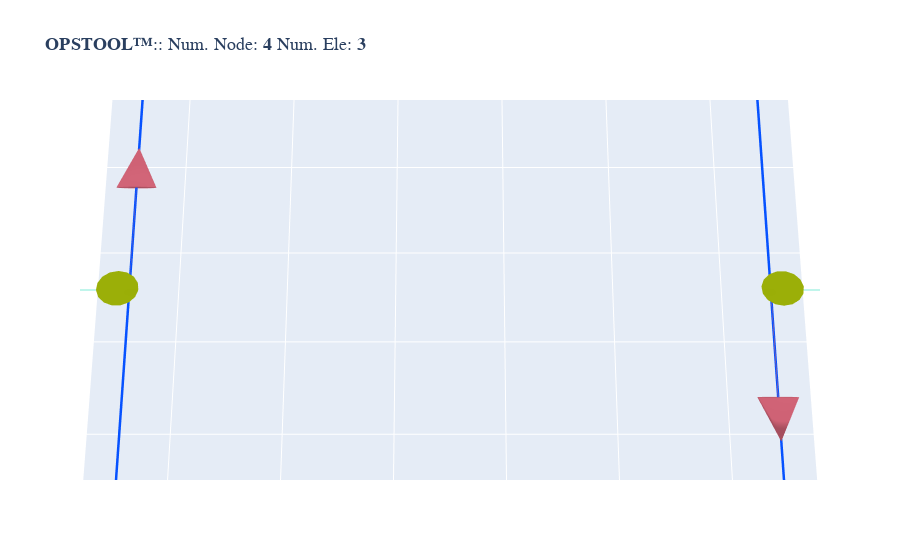

The code cell stored with this chart in its notebook:
### Code cell
opst.vis.plotly.plot_model(show_local_axes=True)

### Figure 1 — Plotly figure (JSON) as saved in the notebook; plotly's stock layout.template omitted (floating-point values rounded to 4 significant figures)
{"data": [{"connectgaps": false, "hoverinfo": "skip", "line": {"color": "#0652ff", "width": 5}, "mode": "lines", "name": "ElasticBeam2d", "type": "scatter3d", "x": [0.0, 0.0, NaN, 0.0, 1.0, NaN, 1.0, 1.0, NaN], "y": [0.0, 1.0, NaN, 1.0, 1.0, NaN, 1.0, 0.0, NaN], "z": [0.0, 0.0, NaN, 0.0, 0.0, NaN, 0.0, 0.0, NaN]}, {"customdata": ["eleTag: 1<br>connectedNodes:<br> [1 2]", "eleTag: 2<br>connectedNodes:<br> [2 3]", "eleTag: 3<br>connectedNodes:<br> [3 4]"], "hovertemplate": "%{customdata}", "marker": {"color": "#0652ff", "size": 3, "symbol": "diamond-open"}, "mode": "markers", "name": "ElasticBeam2d", "type": "scatter3d", "x": [0.0, 0.5, 1.0], "y": [0.5, 1.0, 0.5], "z": [0.0, 0.0, 0.0]}, {"customdata": ["1", "2", "3", "4"], "hovertemplate": "x: %{x}<br>y: %{y}<br>z: %{z} <br>nodeTag: %{customdata}", "marker": {"color": "#580f41", "size": 3, "symbol": "circle"}, "mode": "markers", "name": "Nodes", "type": "scatter3d", "x": [0.0, 0.0, 1.0, 1.0], "y": [0.0, 1.0, 1.0, 0.0], "z": [0.0, 0.0, 0.0, 0.0]}, {"connectgaps": false, "hovertemplate": "<b>%{text}</b>", "line": {"color": "#cf6275", "width": 1}, "mode": "lines", "name": "Local Axis", "text": ["x", "x", "x", "x", "x", "x", "x", "x", "x"], "type": "scatter3d", "x": [0.0, 0.0, NaN, 0.5, 0.7, NaN, 1.0, 1.0, NaN], "y": [0.5, 0.7, NaN, 1.0, 1.0, NaN, 0.5, 0.3, NaN], "z": [0.0, 0.0, NaN, 0.0, 0.0, NaN, 0.0, 0.0, NaN]}, {"color": "#cf6275", "hovertemplate": "<b>%{text}", "i": [0, 0, 1, 1, 2, 2, 3, 3, 4, 4, 5, 5, 6, 6, 7, 7, 8, 8, 9, 9, 10, 10, 11, 11, 12, 12, 13, 13, 14, 14, 15, 15, 18, 18, 19, 19, 20, 20, 21, 21, 22, 22, 23, 23, 24, 24, 25, 25, 26, 26, 27, 27, 28, 28, 29, 29, 30, 30, 31, 31, 32, 32, 33, 33, 36, 36, 37, 37, 38, 38, 39, 39, 40, 40, 41, 41, 42, 42, 43, 43, 44, 44, 45, 45, 46, 46, 47, 47, 48, 48, 49, 49, 50, 50, 51, 51], "j": [1, 1, 2, 2, 3, 3, 4, 4, 5, 5, 6, 6, 7, 7, 8, 8, 9, 9, 10, 10, 11, 11, 12, 12, 13, 13, 14, 14, 15, 15, 0, 0, 19, 19, 20, 20, 21, 21, 22, 22, 23, 23, 24, 24, 25, 25, 26, 26, 27, 27, 28, 28, 29, 29, 30, 30, 31, 31, 32, 32, 33, 33, 18, 18, 37, 37, 38, 38, 39, 39, 40, 40, 41, 41, 42, 42, 43, 43, 44, 44, 45, 45, 46, 46, 47, 47, 48, 48, 49, 49, 50, 50, 51, 51, 36, 36], "k": [16, 17, 16, 17, 16, 17, 16, 17, 16, 17, 16, 17, 16, 17, 16, 17, 16, 17, 16, 17, 16, 17, 16, 17, 16, 17, 16, 17, 16, 17, 16, 17, 34, 35, 34, 35, 34, 35, 34, 35, 34, 35, 34, 35, 34, 35, 34, 35, 34, 35, 34, 35, 34, 35, 34, 35, 34, 35, 34, 35, 34, 35, 34, 35, 52, 53, 52, 53, 52, 53, 52, 53, 52, 53, 52, 53, 52, 53, 52, 53, 52, 53, 52, 53, 52, 53, 52, 53, 52, 53, 52, 53, 52, 53, 52, 53], "name": "Local Axis", "text": ["x", "x", "x", "x", "x", "x", "x", "x", "x", "x", "x", "x", "x", "x", "x", "x", "x", "x", "x", "x", "x", "x", "x", "x", "x", "x", "x", "x", "x", "x", "x", "x", "x", "x", "x", "x", "x", "x", "x", "x", "x", "x", "x", "x", "x", "x", "x", "x", "x", "x", "x", "x", "x", "x"], "type": "mesh3d", "x": [-0.032, -0.02923, -0.02141, -0.009889, 0.003345, 0.016, 0.02589, 0.0313, 0.0313, 0.02589, 0.016, 0.003345, -0.009889, -0.02141, -0.02923, -0.032, 0.0, 0.0, 0.7, 0.7, 0.7, 0.7, 0.7, 0.7, 0.7, 0.7, 0.7, 0.7, 0.7, 0.7, 0.7, 0.7, 0.7, 0.7, 0.7, 0.78, 1.032, 1.029, 1.021, 1.01, 0.9967, 0.984, 0.9741, 0.9687, 0.9687, 0.9741, 0.984, 0.9967, 1.01, 1.021, 1.029, 1.032, 1.0, 1.0], "y": [0.7, 0.7, 0.7, 0.7, 0.7, 0.7, 0.7, 0.7, 0.7, 0.7, 0.7, 0.7, 0.7, 0.7, 0.7, 0.7, 0.7, 0.78, 1.032, 1.029, 1.021, 1.01, 0.9967, 0.984, 0.9741, 0.9687, 0.9687, 0.9741, 0.984, 0.9967, 1.01, 1.021, 1.029, 1.032, 1.0, 1.0, 0.3, 0.3, 0.3, 0.3, 0.3, 0.3, 0.3, 0.3, 0.3, 0.3, 0.3, 0.3, 0.3, 0.3, 0.3, 0.3, 0.3, 0.22], "z": [0.0, 0.01302, 0.02378, 0.03043, 0.03182, 0.02771, 0.01881, 0.006653, -0.006653, -0.01881, -0.02771, -0.03182, -0.03043, -0.02378, -0.01302, -7.838e-18, 0.0, 0.0, 0.0, 0.01302, 0.02378, 0.03043, 0.03182, 0.02771, 0.01881, 0.006653, -0.006653, -0.01881, -0.02771, -0.03182, -0.03043, -0.02378, -0.01302, -7.838e-18, 0.0, 0.0, 0.0, 0.01302, 0.02378, 0.03043, 0.03182, 0.02771, 0.01881, 0.006653, -0.006653, -0.01881, -0.02771, -0.03182, -0.03043, -0.02378, -0.01302, -7.838e-18, 0.0, 0.0]}, {"connectgaps": false, "hovertemplate": "<b>%{text}</b>", "line": {"color": "#04d8b2", "width": 1}, "mode": "lines", "name": "Local Axis", "text": ["y", "y", "y", "y", "y", "y", "y", "y", "y"], "type": "scatter3d", "x": [0.0, -0.2, NaN, 0.5, 0.5, NaN, 1.0, 1.2, NaN], "y": [0.5, 0.5, NaN, 1.0, 1.2, NaN, 0.5, 0.5, NaN], "z": [0.0, 0.0, NaN, 0.0, 0.0, NaN, 0.0, 0.0, NaN]}, {"color": "#04d8b2", "hovertemplate": "<b>%{text}", "i": [0, 0, 1, 1, 2, 2, 3, 3, 4, 4, 5, 5, 6, 6, 7, 7, 8, 8, 9, 9, 10, 10, 11, 11, 12, 12, 13, 13, 14, 14, 15, 15, 18, 18, 19, 19, 20, 20, 21, 21, 22, 22, 23, 23, 24, 24, 25, 25, 26, 26, 27, 27, 28, 28, 29, 29, 30, 30, 31, 31, 32, 32, 33, 33, 36, 36, 37, 37, 38, 38, 39, 39, 40, 40, 41, 41, 42, 42, 43, 43, 44, 44, 45, 45, 46, 46, 47, 47, 48, 48, 49, 49, 50, 50, 51, 51], "j": [1, 1, 2, 2, 3, 3, 4, 4, 5, 5, 6, 6, 7, 7, 8, 8, 9, 9, 10, 10, 11, 11, 12, 12, 13, 13, 14, 14, 15, 15, 0, 0, 19, 19, 20, 20, 21, 21, 22, 22, 23, 23, 24, 24, 25, 25, 26, 26, 27, 27, 28, 28, 29, 29, 30, 30, 31, 31, 32, 32, 33, 33, 18, 18, 37, 37, 38, 38, 39, 39, 40, 40, 41, 41, 42, 42, 43, 43, 44, 44, 45, 45, 46, 46, 47, 47, 48, 48, 49, 49, 50, 50, 51, 51, 36, 36], "k": [16, 17, 16, 17, 16, 17, 16, 17, 16, 17, 16, 17, 16, 17, 16, 17, 16, 17, 16, 17, 16, 17, 16, 17, 16, 17, 16, 17, 16, 17, 16, 17, 34, 35, 34, 35, 34, 35, 34, 35, 34, 35, 34, 35, 34, 35, 34, 35, 34, 35, 34, 35, 34, 35, 34, 35, 34, 35, 34, 35, 34, 35, 34, 35, 52, 53, 52, 53, 52, 53, 52, 53, 52, 53, 52, 53, 52, 53, 52, 53, 52, 53, 52, 53, 52, 53, 52, 53, 52, 53, 52, 53, 52, 53, 52, 53], "name": "Local Axis", "text": ["y", "y", "y", "y", "y", "y", "y", "y", "y", "y", "y", "y", "y", "y", "y", "y", "y", "y", "y", "y", "y", "y", "y", "y", "y", "y", "y", "y", "y", "y", "y", "y", "y", "y", "y", "y", "y", "y", "y", "y", "y", "y", "y", "y", "y", "y", "y", "y", "y", "y", "y", "y", "y", "y"], "type": "mesh3d", "x": [-0.2, -0.2, -0.2, -0.2, -0.2, -0.2, -0.2, -0.2, -0.2, -0.2, -0.2, -0.2, -0.2, -0.2, -0.2, -0.2, -0.2, -0.28, 0.532, 0.5292, 0.5214, 0.5099, 0.4967, 0.484, 0.4741, 0.4687, 0.4687, 0.4741, 0.484, 0.4967, 0.5099, 0.5214, 0.5292, 0.532, 0.5, 0.5, 1.2, 1.2, 1.2, 1.2, 1.2, 1.2, 1.2, 1.2, 1.2, 1.2, 1.2, 1.2, 1.2, 1.2, 1.2, 1.2, 1.2, 1.28], "y": [0.532, 0.5292, 0.5214, 0.5099, 0.4967, 0.484, 0.4741, 0.4687, 0.4687, 0.4741, 0.484, 0.4967, 0.5099, 0.5214, 0.5292, 0.532, 0.5, 0.5, 1.2, 1.2, 1.2, 1.2, 1.2, 1.2, 1.2, 1.2, 1.2, 1.2, 1.2, 1.2, 1.2, 1.2, 1.2, 1.2, 1.2, 1.28, 0.468, 0.4708, 0.4786, 0.4901, 0.5033, 0.516, 0.5259, 0.5313, 0.5313, 0.5259, 0.516, 0.5033, 0.4901, 0.4786, 0.4708, 0.468, 0.5, 0.5], "z": [0.0, 0.01302, 0.02378, 0.03043, 0.03182, 0.02771, 0.01881, 0.006653, -0.006653, -0.01881, -0.02771, -0.03182, -0.03043, -0.02378, -0.01302, -7.838e-18, 0.0, 0.0, 0.0, 0.01302, 0.02378, 0.03043, 0.03182, 0.02771, 0.01881, 0.006653, -0.006653, -0.01881, -0.02771, -0.03182, -0.03043, -0.02378, -0.01302, -7.838e-18, 0.0, 0.0, 0.0, 0.01302, 0.02378, 0.03043, 0.03182, 0.02771, 0.01881, 0.006653, -0.006653, -0.01881, -0.02771, -0.03182, -0.03043, -0.02378, -0.01302, -7.838e-18, 0.0, 0.0]}, {"connectgaps": false, "hovertemplate": "<b>%{text}</b>", "line": {"color": "#9aae07", "width": 1}, "mode": "lines", "name": "Local Axis", "text": ["z", "z", "z", "z", "z", "z", "z", "z", "z"], "type": "scatter3d", "x": [0.0, 0.0, NaN, 0.5, 0.5, NaN, 1.0, 1.0, NaN], "y": [0.5, 0.5, NaN, 1.0, 1.0, NaN, 0.5, 0.5, NaN], "z": [0.0, 0.2, NaN, 0.0, 0.2, NaN, 0.0, 0.2, NaN]}, {"color": "#9aae07", "hovertemplate": "<b>%{text}", "i": [0, 0, 1, 1, 2, 2, 3, 3, 4, 4, 5, 5, 6, 6, 7, 7, 8, 8, 9, 9, 10, 10, 11, 11, 12, 12, 13, 13, 14, 14, 15, 15, 18, 18, 19, 19, 20, 20, 21, 21, 22, 22, 23, 23, 24, 24, 25, 25, 26, 26, 27, 27, 28, 28, 29, 29, 30, 30, 31, 31, 32, 32, 33, 33, 36, 36, 37, 37, 38, 38, 39, 39, 40, 40, 41, 41, 42, 42, 43, 43, 44, 44, 45, 45, 46, 46, 47, 47, 48, 48, 49, 49, 50, 50, 51, 51], "j": [1, 1, 2, 2, 3, 3, 4, 4, 5, 5, 6, 6, 7, 7, 8, 8, 9, 9, 10, 10, 11, 11, 12, 12, 13, 13, 14, 14, 15, 15, 0, 0, 19, 19, 20, 20, 21, 21, 22, 22, 23, 23, 24, 24, 25, 25, 26, 26, 27, 27, 28, 28, 29, 29, 30, 30, 31, 31, 32, 32, 33, 33, 18, 18, 37, 37, 38, 38, 39, 39, 40, 40, 41, 41, 42, 42, 43, 43, 44, 44, 45, 45, 46, 46, 47, 47, 48, 48, 49, 49, 50, 50, 51, 51, 36, 36], "k": [16, 17, 16, 17, 16, 17, 16, 17, 16, 17, 16, 17, 16, 17, 16, 17, 16, 17, 16, 17, 16, 17, 16, 17, 16, 17, 16, 17, 16, 17, 16, 17, 34, 35, 34, 35, 34, 35, 34, 35, 34, 35, 34, 35, 34, 35, 34, 35, 34, 35, 34, 35, 34, 35, 34, 35, 34, 35, 34, 35, 34, 35, 34, 35, 52, 53, 52, 53, 52, 53, 52, 53, 52, 53, 52, 53, 52, 53, 52, 53, 52, 53, 52, 53, 52, 53, 52, 53, 52, 53, 52, 53, 52, 53, 52, 53], "name": "Local Axis", "text": ["z", "z", "z", "z", "z", "z", "z", "z", "z", "z", "z", "z", "z", "z", "z", "z", "z", "z", "z", "z", "z", "z", "z", "z", "z", "z", "z", "z", "z", "z", "z", "z", "z", "z", "z", "z", "z", "z", "z", "z", "z", "z", "z", "z", "z", "z", "z", "z", "z", "z", "z", "z", "z", "z"], "type": "mesh3d", "x": [0.0, -0.01302, -0.02378, -0.03043, -0.03182, -0.02771, -0.01881, -0.006653, 0.006653, 0.01881, 0.02771, 0.03182, 0.03043, 0.02378, 0.01302, 7.838e-18, 0.0, 0.0, 0.532, 0.5292, 0.5214, 0.5099, 0.4967, 0.484, 0.4741, 0.4687, 0.4687, 0.4741, 0.484, 0.4967, 0.5099, 0.5214, 0.5292, 0.532, 0.5, 0.5, 1.0, 1.013, 1.024, 1.03, 1.032, 1.028, 1.019, 1.007, 0.9933, 0.9812, 0.9723, 0.9682, 0.9696, 0.9762, 0.987, 1.0, 1.0, 1.0], "y": [0.532, 0.5292, 0.5214, 0.5099, 0.4967, 0.484, 0.4741, 0.4687, 0.4687, 0.4741, 0.484, 0.4967, 0.5099, 0.5214, 0.5292, 0.532, 0.5, 0.5, 1.0, 1.013, 1.024, 1.03, 1.032, 1.028, 1.019, 1.007, 0.9933, 0.9812, 0.9723, 0.9682, 0.9696, 0.9762, 0.987, 1.0, 1.0, 1.0, 0.468, 0.4708, 0.4786, 0.4901, 0.5033, 0.516, 0.5259, 0.5313, 0.5313, 0.5259, 0.516, 0.5033, 0.4901, 0.4786, 0.4708, 0.468, 0.5, 0.5], "z": [0.2, 0.2, 0.2, 0.2, 0.2, 0.2, 0.2, 0.2, 0.2, 0.2, 0.2, 0.2, 0.2, 0.2, 0.2, 0.2, 0.2, 0.28, 0.2, 0.2, 0.2, 0.2, 0.2, 0.2, 0.2, 0.2, 0.2, 0.2, 0.2, 0.2, 0.2, 0.2, 0.2, 0.2, 0.2, 0.28, 0.2, 0.2, 0.2, 0.2, 0.2, 0.2, 0.2, 0.2, 0.2, 0.2, 0.2, 0.2, 0.2, 0.2, 0.2, 0.2, 0.2, 0.28]}], "layout": {"autosize": true, "font": {"family": "Arial, sans-serif"}, "scene": {"aspectmode": "data", "camera": {"eye": {"x": 0, "y": -0.1, "z": 1}}, "dragmode": "pan", "xaxis": {"autorange": false, "range": [-0.15, 1.15], "showbackground": false}, "yaxis": {"autorange": false, "range": [-0.15, 1.15], "showbackground": false}, "zaxis": {"autorange": false, "range": [0, 0], "showbackground": true, "showgrid": true, "showticklabels": false, "ticks": "", "title": {"text": ""}, "visible": true}}, "showlegend": false, "title": {"font": {"family": "courier", "size": 18}, "text": "<b>OPSTOOL™</b>:: Num. Node: <b>4</b> Num. Ele: <b>3</b>"}}}
